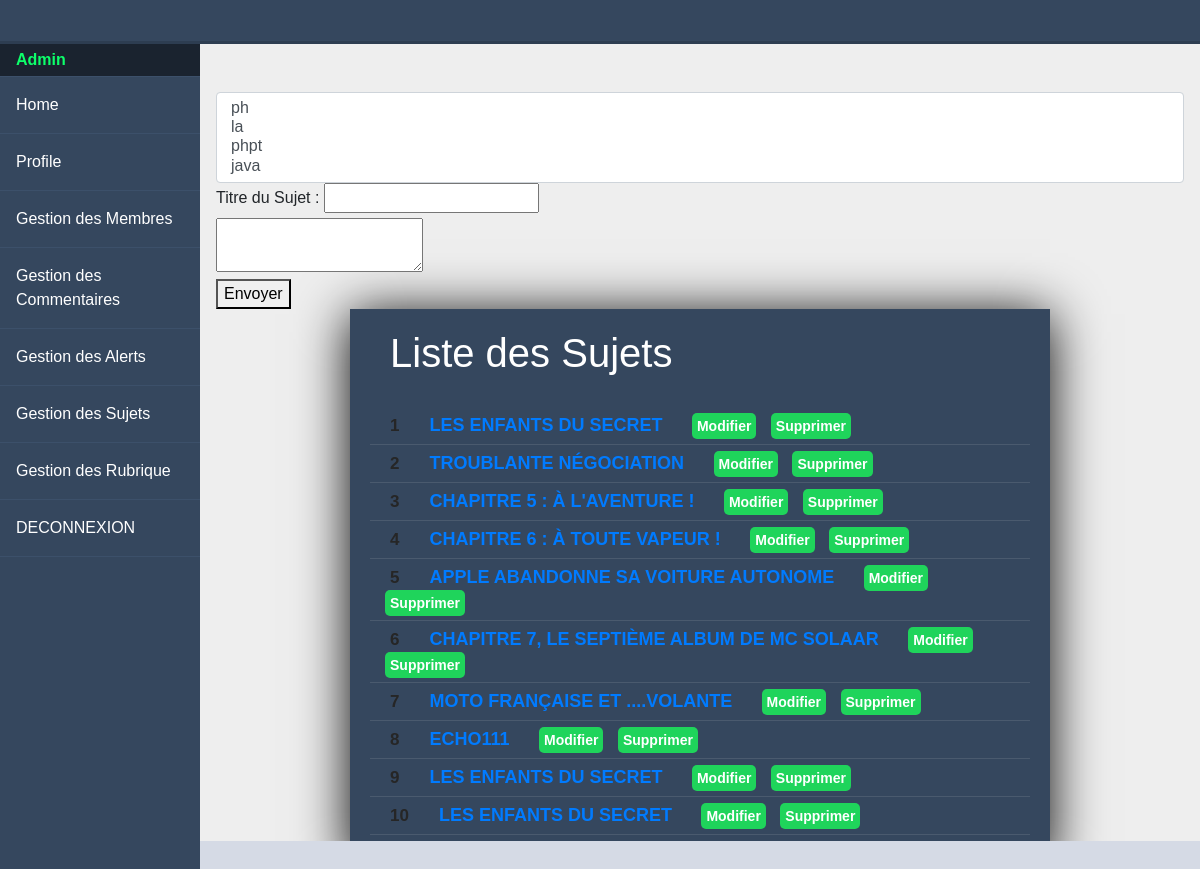
The page /index.php?action=listSujet (signed in) on the database its author committed.
### tables this page shows
CREATE TABLE IF NOT EXISTS `sujets` (
  `id_sujet` int(11) NOT NULL AUTO_INCREMENT,
  `title_sujet` varchar(255) NOT NULL,
  `id_user` int(11) NOT NULL,
  `content` text NOT NULL,
  `id_rubrique` int(11) NOT NULL,
  PRIMARY KEY (`id_sujet`)
);

### App/controller/controllerBack.php (called while the page is built, shortened)
<?php
class ControllerBack{
	function goListSujet()
	{
		$postManager = new PostManager();
		$varListRubric = $postManager->modelListRubric();
		$varListSujet = $postManager->modelListSujet();
		  require('App/view/sujets/listSujet.php');
	}
}

### App/model/PostManager.php (called while the page is built, shortened)
<?php
class PostManager extends Manager
{
	public function modelListRubric()
	{
		$db = $this->dbConnect();
		$req = $db->query('SELECT * FROM rubrics ORDER BY id_rubric DESC');
		return $req;
	}
	public function modelListSujet()
	{
		$db = $this->dbConnect();
		$req = $db->query('SELECT * FROM sujets');
		return $req;
	}
}

### App/view/sujets/listSujet.php (the view, shortened to what this page needs)
<div class="main-content">
	<div class="backcontainerlist">
	<div class="container_form_rubric">
	<form action="index.php?action=createSujet" method="POST" enctype="multipart/form-data">
	<div class="controls">
        <select multiple="" name="fname" id="select-rubric" class="form-control chosen-select" required>
		<?php 	while($data = $varListRubric->fetch() ) : ?>
			<option required value="<?= $data['id_rubric']; ?>"><?= $data['title_rubric']; ?></option>
		<?php endwhile; ?>
		  </select>
</div>
	<label for="nameSujet" class="labelSujet">Titre du Sujet :</label>
		<input type="text" name="nameSujet" id="nameSujet">
		<div id="tini">
			<textarea class="tinymce" name="sujetContent" id="sujetContent"></textarea>
			<div><button type="submit" name="submit">Envoyer</button></div>
		</div>
	</form>
	<div class="containerList">
			<h1>Liste des Sujets</h1>
			<ul>
				<?php
				$i = 1;
				while ($data = $varListSujet->fetch()) : ?>
					<li class=""><a href="index.php?action=goSelectSujet&id=<?=$data['id_sujet']; ?>"><span class="number"><?= $i++; ?></span><span class="list"><?= $data['title_sujet']; ?></a></span>
						<span class=" buttonList"><a href="index.php?action=goUpdateSujet&id=<?=$data['id_sujet']; ?>">Modifier</a></span>
						<span class=" buttonList"><a href="index.php?action=goDeleteSujet&id=<?=$data['id_sujet']; ?>">Supprimer</a></span>
					</li>
				<?php endwhile; ?>
			</ul>
		</div>
	</div>
</div>
<?php require('App/view/templates/templateHome.php'); ?>

### App/public/css/style.css (style rules this page uses)
* { box-sizing: border-box; }
body { margin: 0; padding: 0; font-family: "Source Sans Pro", sans-serif; background-color: #d5dae5; -webkit-font-smoothing: antialiased; -moz-osx-font-smoothing: grayscale; }
.nav-trigger span, .nav-trigger span:before, span:after { width: 20px; height: 2px; background-color: #35475e; position: absolute; }
.main-content { padding: 40px; margin-top: 0; padding: 0; padding-top: 44px; height: 100%; overflow-y: scroll; }
@media screen and (min-width: 600px) { .nav-trigger span, .nav-trigger span:before, span:after { background-color: #fff; } }
@media screen and (min-width: 600px) { .main-content { margin-left: 70px; } }
@media screen and (min-width: 800px) { .main-content { margin-left: 200px; } }
::placeholder { color: black; }
.backcontainerlist { background-color: #eee; width: 100%; min-height: 500px; height: 70vh; }
.containerList { padding: 20px; box-shadow: 0 5px 50px rgba(0, 0, 0, 1); background-color: #35475e; width: 700px; overflow-x: hidden; margin: auto; }
.containerList h1 { margin: 0 0 30px 0; padding: 0 0 0 20px; color: #fff; }
.containerList ul { margin: 10px 0; padding: 0; }
.containerList ul li { text-align: left; position: relative; list-style-type: none; padding: 5px 10px; color: #fff; border-bottom: 1px solid rgba(255, 255, 255, 0.1); overflow: hidden; transform: scale(1); transition: 0.5 all ease-in; font-weight: bold; }
.containerList .number { padding: 10px; text-align: center; color: #262626; font-size: 17px; font-weight: bold; }
.containerList .list { padding: 0 20px; font-size: 18px; text-transform: uppercase; }
.buttonList a { text-decoration: none; color: #fff; background-color: #1fd45b; padding: 5px; font-size: 14px; margin: 0 5px; border-radius: 5px; }
.container_form_rubric { padding: 3rem 1rem; height: 200px; }
.container_form_rubric input::placeholder { color: #eee; }

### rows shown on the page
sujets: title_sujet "LES ENFANTS DU SECRET"
sujets: title_sujet "TROUBLANTE NÉGOCIATION"
sujets: title_sujet "CHAPITRE 5 : À L'AVENTURE !"
sujets: title_sujet "CHAPITRE 6 : À TOUTE VAPEUR !"
sujets: title_sujet "APPLE ABANDONNE SA VOITURE AUTONOME"
sujets: title_sujet "CHAPITRE 7, LE SEPTIÈME ALBUM DE MC SOLAAR"
sujets: title_sujet "MOTO FRANÇAISE ET ....VOLANTE"
sujets: title_sujet "ECHO111"
sujets: title_sujet "LES ENFANTS DU SECRET"
sujets: title_sujet "LES ENFANTS DU SECRET"

### other values the page prints
$_SESSION['membre'] "Admin"
